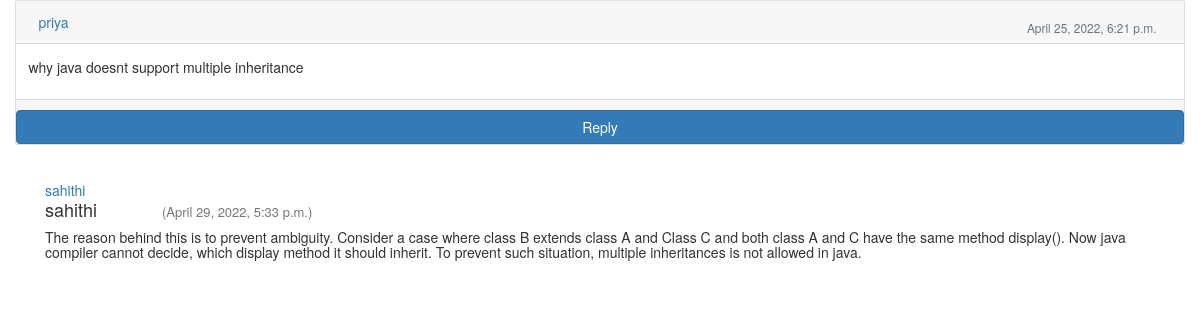
Screenshot of /replyforumview/37 (signed in) with the database file from the repository.
### accounts/models.py (models this page shows, shortened)
class Post(models.Model):
    user1 = models.ForeignKey(User, on_delete=models.CASCADE, default=1)
    post_content = models.CharField(max_length=5000)
    post_id = models.AutoField
    timestamp= models.DateTimeField(default=now)

class Replie(models.Model):
    user = models.ForeignKey(User, on_delete=models.CASCADE, default=1)
    reply_content = models.CharField(max_length=5000)
    post = models.ForeignKey(Post, on_delete=models.CASCADE, default='')
    timestamp= models.DateTimeField(default=now)

### accounts/views.py (the view, shortened to what this page needs)
# urls.py: path('replyforumview/<int:myid>' ,views.replyforum,name="replyforumview"),
def replyforum(request,myid):
    if request.user.is_authenticated:
        post = Post.objects.filter(id=myid).first()
        replies = Replie.objects.filter(post=post)
        return render(request, "accounts/replyforum.html", {'post':post, 'replies':replies})
    else:
        return redirect('login')

### accounts/templates/accounts/replyforum.html (shortened to what this page needs)
<!DOCTYPE html>
<html>
<head>
  <link rel="stylesheet" href="https://maxcdn.bootstrapcdn.com/bootstrap/3.4.1/css/bootstrap.min.css">
  <link rel="stylesheet" href="https://cdn.jsdelivr.net/npm/bootstrap@4.6.1/dist/css/bootstrap.min.css">
  <link rel="stylesheet" href="https://maxcdn.bootstrapcdn.com/bootstrap/3.4.1/css/bootstrap.min.css">
  <link rel="stylesheet" href="https://use.fontawesome.com/releases/v5.8.2/css/all.css"
>
</head>
<body>
  <div class="container-fluid mt-10">
    <div class="row">
      <div class="col-md-12">
        <div class="card mb-4">
          <div class="card-header">
            <div class="media flex-wrap w-100 align-items-center">
              <div class="media-body ml-3"> <a href="/replyforumview/{{post.id}}" data-abc="true">{{post.user1}}</a>
              </div>
              <div class="text-muted small ml-3">
                <div class="px-4 pt-3">{{post.timestamp}} </div>
              </div>
            </div>
          </div>
          <div class="card-body">
            <p>{{post.post_content}}</p>
          </div>
          <div class="card-footer d-flex flex-wrap justify-content-between align-items-center px-0 pt-0 pb-3">
          </div>
          <button class="btn btn-primary btn-primary" data-target="#reply" data-toggle="modal"
            role="button">Reply</button>
        </div>
      </div>
    </div>
  </div>
  {% for reply in replies %}
  <br>
  <div class="container">
    <div class="media">
      <div class="media-body">
        <a href="/replyforumview/{{post.id}}" data-abc="true">{{reply.user}}</a>
        <h4 class="mt-0">{{reply.user}} &nbsp; &nbsp; &nbsp; &nbsp; &nbsp; &nbsp; <span><small
              style="font-size: 13px;">({{reply.timestamp}})</small></span></h4>
        <h5>{{reply.reply_content}}</h5>
      </div>
    </div>
  </div>
  {% endfor %}
</body>
</html>

### rows the page displays
Post: user1 "priya", timestamp "April 25, 2022, 6:21 p.m.", post_content "why java doesnt support multiple inheritance"
Replie: user "sahithi", timestamp "April 29, 2022, 5:33 p.m.", reply_content "The reason behind this is to prevent ambiguity. Consider a case where class B extends class A and Class C and both class A and C have the same method display(). Now java compiler cannot decide, which display method it should inherit. To prevent such situation, multiple inheritances is not allowed in java."
